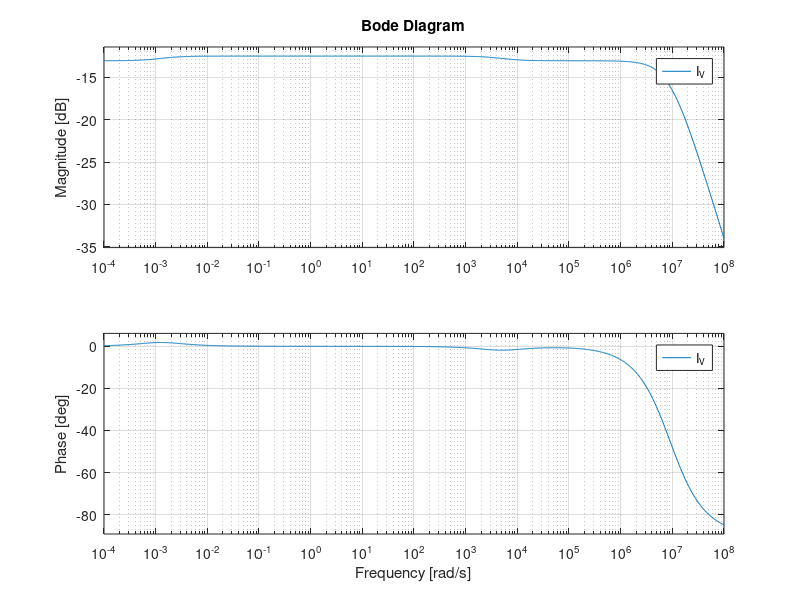

Write MATLAB code to recreate this figure.
A = tf([10000000], [1 0]);
r1 = 1000;
r2 = 9000;
rm = 4.8;
Lm = .001;
rs = .2;
Kt = .25;
Jm = 1;
Jw = 9;
%Jm = 1*0.0001; % use SI
%Jw = 9*0.0001;
J = Jm + Jw;
Zeq = tf([Kt*Kt*J 0], [J*Lm J*rm Kt*Kt]);
I_V = (Zeq+rs)*(A/(1+A*(r2/(r1+r2))));
bode(I_V);